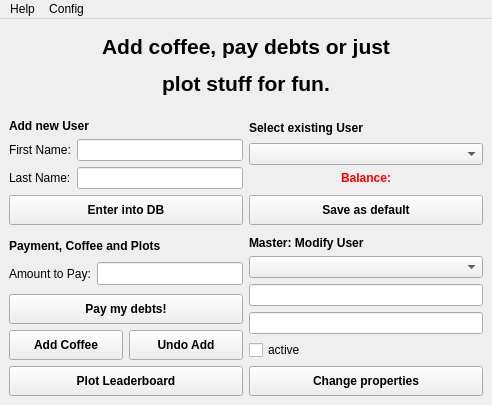
<?xml version="1.0" encoding="UTF-8"?>
<ui version="4.0">
 <class>DesctopMainWindow</class>
 <widget class="QMainWindow" name="DesctopMainWindow">
  <property name="geometry">
   <rect>
    <x>0</x>
    <y>0</y>
    <width>492</width>
    <height>405</height>
   </rect>
  </property>
  <property name="windowTitle">
   <string>Coffeetracker Desctop App</string>
  </property>
  <property name="styleSheet">
   <string notr="true">#L_debts{
	color: rgb(255, 0, 0);
}</string>
  </property>
  <widget class="QWidget" name="centralwidget">
   <layout class="QGridLayout" name="gridLayout">
    <item row="5" column="1">
     <layout class="QVBoxLayout" name="verticalLayout_5">
      <item>
       <widget class="QLabel" name="label_7">
        <property name="maximumSize">
         <size>
          <width>16777215</width>
          <height>20</height>
         </size>
        </property>
        <property name="font">
         <font>
          <weight>75</weight>
          <bold>true</bold>
         </font>
        </property>
        <property name="text">
         <string>Master: Modify User</string>
        </property>
       </widget>
      </item>
      <item>
       <widget class="QComboBox" name="CB_modify"/>
      </item>
      <item>
       <widget class="QLineEdit" name="LE_modify_firstname">
        <property name="minimumSize">
         <size>
          <width>50</width>
          <height>20</height>
         </size>
        </property>
        <property name="maximumSize">
         <size>
          <width>16777215</width>
          <height>100</height>
         </size>
        </property>
       </widget>
      </item>
      <item>
       <widget class="QLineEdit" name="LE_modify_lastname">
        <property name="minimumSize">
         <size>
          <width>50</width>
          <height>20</height>
         </size>
        </property>
        <property name="maximumSize">
         <size>
          <width>16777215</width>
          <height>100</height>
         </size>
        </property>
       </widget>
      </item>
      <item>
       <widget class="QCheckBox" name="CHB_active">
        <property name="text">
         <string>active</string>
        </property>
       </widget>
      </item>
      <item>
       <widget class="QPushButton" name="PB_change">
        <property name="minimumSize">
         <size>
          <width>0</width>
          <height>30</height>
         </size>
        </property>
        <property name="maximumSize">
         <size>
          <width>16777215</width>
          <height>75</height>
         </size>
        </property>
        <property name="font">
         <font>
          <weight>75</weight>
          <bold>true</bold>
         </font>
        </property>
        <property name="text">
         <string>Change properties</string>
        </property>
       </widget>
      </item>
     </layout>
    </item>
    <item row="4" column="0">
     <layout class="QVBoxLayout" name="verticalLayout_2">
      <property name="leftMargin">
       <number>0</number>
      </property>
      <property name="bottomMargin">
       <number>5</number>
      </property>
      <item>
       <widget class="QLabel" name="label_4">
        <property name="maximumSize">
         <size>
          <width>16777215</width>
          <height>20</height>
         </size>
        </property>
        <property name="font">
         <font>
          <weight>75</weight>
          <bold>true</bold>
         </font>
        </property>
        <property name="text">
         <string>Add new User</string>
        </property>
       </widget>
      </item>
      <item>
       <layout class="QFormLayout" name="formLayout">
        <property name="fieldGrowthPolicy">
         <enum>QFormLayout::ExpandingFieldsGrow</enum>
        </property>
        <item row="0" column="0">
         <widget class="QLabel" name="label_2">
          <property name="minimumSize">
           <size>
            <width>0</width>
            <height>20</height>
           </size>
          </property>
          <property name="maximumSize">
           <size>
            <width>16777215</width>
            <height>100</height>
           </size>
          </property>
          <property name="text">
           <string>First Name:</string>
          </property>
         </widget>
        </item>
        <item row="0" column="1">
         <widget class="QLineEdit" name="LE_firstname">
          <property name="minimumSize">
           <size>
            <width>50</width>
            <height>20</height>
           </size>
          </property>
          <property name="maximumSize">
           <size>
            <width>16777215</width>
            <height>100</height>
           </size>
          </property>
         </widget>
        </item>
        <item row="1" column="0">
         <widget class="QLabel" name="label_3">
          <property name="minimumSize">
           <size>
            <width>0</width>
            <height>20</height>
           </size>
          </property>
          <property name="maximumSize">
           <size>
            <width>16777215</width>
            <height>100</height>
           </size>
          </property>
          <property name="text">
           <string>Last Name:</string>
          </property>
         </widget>
        </item>
        <item row="1" column="1">
         <widget class="QLineEdit" name="LE_lastname">
          <property name="minimumSize">
           <size>
            <width>50</width>
            <height>20</height>
           </size>
          </property>
          <property name="maximumSize">
           <size>
            <width>16777215</width>
            <height>100</height>
           </size>
          </property>
         </widget>
        </item>
       </layout>
      </item>
      <item>
       <widget class="QPushButton" name="PB_new">
        <property name="minimumSize">
         <size>
          <width>0</width>
          <height>30</height>
         </size>
        </property>
        <property name="maximumSize">
         <size>
          <width>16777215</width>
          <height>75</height>
         </size>
        </property>
        <property name="font">
         <font>
          <weight>75</weight>
          <bold>true</bold>
         </font>
        </property>
        <property name="text">
         <string>Enter into DB</string>
        </property>
       </widget>
      </item>
     </layout>
    </item>
    <item row="4" column="1">
     <layout class="QVBoxLayout" name="verticalLayout_3">
      <property name="sizeConstraint">
       <enum>QLayout::SetDefaultConstraint</enum>
      </property>
      <property name="bottomMargin">
       <number>5</number>
      </property>
      <item>
       <widget class="QLabel" name="label">
        <property name="maximumSize">
         <size>
          <width>16777215</width>
          <height>20</height>
         </size>
        </property>
        <property name="font">
         <font>
          <weight>75</weight>
          <bold>true</bold>
         </font>
        </property>
        <property name="text">
         <string>Select existing User</string>
        </property>
       </widget>
      </item>
      <item>
       <widget class="QComboBox" name="CB_active">
        <property name="maximumSize">
         <size>
          <width>16777215</width>
          <height>50</height>
         </size>
        </property>
       </widget>
      </item>
      <item>
       <widget class="QLabel" name="L_debts">
        <property name="minimumSize">
         <size>
          <width>0</width>
          <height>0</height>
         </size>
        </property>
        <property name="maximumSize">
         <size>
          <width>16777215</width>
          <height>20</height>
         </size>
        </property>
        <property name="font">
         <font>
          <weight>75</weight>
          <bold>true</bold>
         </font>
        </property>
        <property name="text">
         <string>Balance:</string>
        </property>
        <property name="alignment">
         <set>Qt::AlignHCenter|Qt::AlignTop</set>
        </property>
       </widget>
      </item>
      <item>
       <widget class="QPushButton" name="PB_default">
        <property name="minimumSize">
         <size>
          <width>0</width>
          <height>30</height>
         </size>
        </property>
        <property name="maximumSize">
         <size>
          <width>16777215</width>
          <height>75</height>
         </size>
        </property>
        <property name="font">
         <font>
          <weight>75</weight>
          <bold>true</bold>
         </font>
        </property>
        <property name="text">
         <string>Save as default</string>
        </property>
       </widget>
      </item>
     </layout>
    </item>
    <item row="5" column="0">
     <layout class="QVBoxLayout" name="verticalLayout_4">
      <item>
       <widget class="QLabel" name="label_8">
        <property name="maximumSize">
         <size>
          <width>16777215</width>
          <height>20</height>
         </size>
        </property>
        <property name="font">
         <font>
          <weight>75</weight>
          <bold>true</bold>
         </font>
        </property>
        <property name="text">
         <string>Payment, Coffee and Plots</string>
        </property>
       </widget>
      </item>
      <item>
       <layout class="QFormLayout" name="formLayout_2">
        <item row="1" column="0">
         <widget class="QLabel" name="label_6">
          <property name="minimumSize">
           <size>
            <width>0</width>
            <height>20</height>
           </size>
          </property>
          <property name="maximumSize">
           <size>
            <width>16777215</width>
            <height>100</height>
           </size>
          </property>
          <property name="font">
           <font>
            <weight>50</weight>
            <bold>false</bold>
           </font>
          </property>
          <property name="text">
           <string>Amount to Pay:</string>
          </property>
         </widget>
        </item>
        <item row="1" column="1">
         <widget class="QLineEdit" name="LE_payment">
          <property name="minimumSize">
           <size>
            <width>50</width>
            <height>20</height>
           </size>
          </property>
          <property name="maximumSize">
           <size>
            <width>16777215</width>
            <height>100</height>
           </size>
          </property>
          <property name="font">
           <font>
            <pointsize>10</pointsize>
            <weight>75</weight>
            <bold>true</bold>
           </font>
          </property>
         </widget>
        </item>
       </layout>
      </item>
      <item>
       <widget class="QPushButton" name="PB_pay">
        <property name="minimumSize">
         <size>
          <width>0</width>
          <height>30</height>
         </size>
        </property>
        <property name="maximumSize">
         <size>
          <width>16777215</width>
          <height>75</height>
         </size>
        </property>
        <property name="font">
         <font>
          <weight>75</weight>
          <bold>true</bold>
         </font>
        </property>
        <property name="text">
         <string>Pay my debts!</string>
        </property>
       </widget>
      </item>
      <item>
       <layout class="QHBoxLayout" name="horizontalLayout">
        <item>
         <widget class="QPushButton" name="PB_add_coffee">
          <property name="minimumSize">
           <size>
            <width>0</width>
            <height>30</height>
           </size>
          </property>
          <property name="maximumSize">
           <size>
            <width>16777215</width>
            <height>75</height>
           </size>
          </property>
          <property name="font">
           <font>
            <weight>75</weight>
            <bold>true</bold>
           </font>
          </property>
          <property name="text">
           <string>Add Coffee</string>
          </property>
         </widget>
        </item>
        <item>
         <widget class="QPushButton" name="PB_undo">
          <property name="minimumSize">
           <size>
            <width>0</width>
            <height>30</height>
           </size>
          </property>
          <property name="maximumSize">
           <size>
            <width>16777215</width>
            <height>75</height>
           </size>
          </property>
          <property name="font">
           <font>
            <weight>75</weight>
            <bold>true</bold>
           </font>
          </property>
          <property name="text">
           <string>Undo Add</string>
          </property>
         </widget>
        </item>
       </layout>
      </item>
      <item>
       <widget class="QPushButton" name="PB_plot">
        <property name="minimumSize">
         <size>
          <width>0</width>
          <height>30</height>
         </size>
        </property>
        <property name="maximumSize">
         <size>
          <width>16777215</width>
          <height>75</height>
         </size>
        </property>
        <property name="font">
         <font>
          <weight>75</weight>
          <bold>true</bold>
         </font>
        </property>
        <property name="text">
         <string>Plot Leaderboard</string>
        </property>
       </widget>
      </item>
     </layout>
    </item>
    <item row="0" column="0" colspan="2">
     <widget class="QLabel" name="label_5">
      <property name="minimumSize">
       <size>
        <width>300</width>
        <height>0</height>
       </size>
      </property>
      <property name="font">
       <font>
        <pointsize>16</pointsize>
        <weight>75</weight>
        <bold>true</bold>
       </font>
      </property>
      <property name="text">
       <string>&lt;html&gt;&lt;head/&gt;&lt;body&gt;&lt;p align=&quot;center&quot;&gt;Add coffee, pay debts or just&lt;/p&gt;&lt;p align=&quot;center&quot;&gt;plot stuff for fun.&lt;/p&gt;&lt;/body&gt;&lt;/html&gt;</string>
      </property>
      <property name="textFormat">
       <enum>Qt::AutoText</enum>
      </property>
      <property name="scaledContents">
       <bool>true</bool>
      </property>
      <property name="alignment">
       <set>Qt::AlignCenter</set>
      </property>
     </widget>
    </item>
    <item row="1" column="0">
     <spacer name="verticalSpacer">
      <property name="orientation">
       <enum>Qt::Vertical</enum>
      </property>
      <property name="sizeType">
       <enum>QSizePolicy::Fixed</enum>
      </property>
      <property name="sizeHint" stdset="0">
       <size>
        <width>20</width>
        <height>10</height>
       </size>
      </property>
     </spacer>
    </item>
   </layout>
  </widget>
  <widget class="QMenuBar" name="menubar">
   <property name="geometry">
    <rect>
     <x>0</x>
     <y>0</y>
     <width>492</width>
     <height>21</height>
    </rect>
   </property>
   <widget class="QMenu" name="menuHelp">
    <property name="title">
     <string>Help</string>
    </property>
    <addaction name="actionTodo"/>
    <addaction name="actionAbout"/>
    <addaction name="separator"/>
    <addaction name="actionExit"/>
   </widget>
   <widget class="QMenu" name="menuConfig">
    <property name="title">
     <string>Config</string>
    </property>
    <addaction name="actionCofigure_con"/>
   </widget>
   <addaction name="menuHelp"/>
   <addaction name="menuConfig"/>
  </widget>
  <action name="actionTodo">
   <property name="text">
    <string>What to do?</string>
   </property>
   <property name="statusTip">
    <string>More information on how to use this app</string>
   </property>
   <property name="shortcut">
    <string>Ctrl+H</string>
   </property>
  </action>
  <action name="actionAbout">
   <property name="text">
    <string>About</string>
   </property>
   <property name="statusTip">
    <string>Information about this awesome app</string>
   </property>
   <property name="shortcut">
    <string>Ctrl+I</string>
   </property>
  </action>
  <action name="actionExit">
   <property name="text">
    <string>Exit</string>
   </property>
   <property name="shortcut">
    <string>Ctrl+X</string>
   </property>
  </action>
  <action name="actionCofigure_con">
   <property name="text">
    <string>Cofigure Database Connection</string>
   </property>
   <property name="statusTip">
    <string>Set up the connection to the database</string>
   </property>
   <property name="shortcut">
    <string>Ctrl+D, Ctrl+B</string>
   </property>
  </action>
 </widget>
 <resources/>
 <connections/>
</ui>
